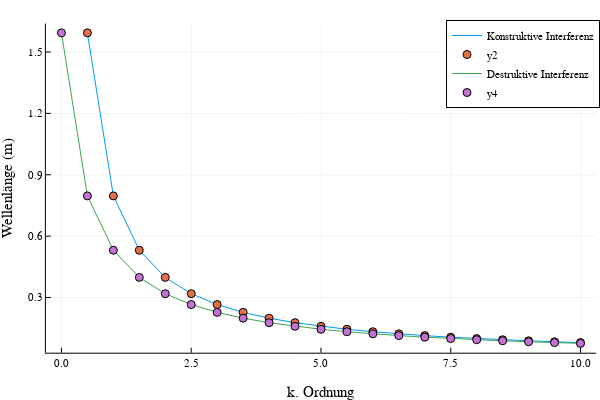

Write notebook code for a chart like this one.
### Code cell
konstr_inteferenz, destr_inteferenz = c ./ f

konstr_inteferenz = d ./ k                  #(k .- 0.5) 
destr_inteferenz = d ./ (k .+ 0.5)

plot(k, konstr_inteferenz, label="Konstruktive Interferenz", xlabel="k. Ordnung", ylabel="Wellenlänge (m)")
scatter!(k, konstr_inteferenz)

plot!(k, destr_inteferenz, label="Destruktive Interferenz")
scatter!(k, destr_inteferenz)

### Figure 1 — Plotly figure (JSON) as saved in the notebook; plotly's stock layout.template omitted (floating-point values rounded to 4 significant figures)
{"data": [{"colorbar": {"len": 0.9143, "title": "", "x": 0.9934, "y": 0.533}, "legendgroup": "Konstruktive Interferenz", "line": {"color": "rgba(0, 154, 250, 1.000)", "dash": "solid", "shape": "linear", "width": 1}, "mode": "lines", "name": "Konstruktive Interferenz", "showlegend": true, "type": "scatter", "x": [0.5, 1, 1.5, 2, 2.5, 3, 3.5, 4, 4.5, 5, 5.5, 6, 6.5, 7, 7.5, 8, 8.5, 9, 9.5, 10], "xaxis": "x", "y": [1.593, 0.7967, 0.5311, 0.3984, 0.3187, 0.2656, 0.2276, 0.1992, 0.177, 0.1593, 0.1449, 0.1328, 0.1226, 0.1138, 0.1062, 0.09959, 0.09373, 0.08852, 0.08387, 0.07967], "yaxis": "y"}, {"colorbar": {"len": 0.9143, "title": "", "x": 0.9934, "y": 0.533}, "legendgroup": "y2", "marker": {"color": "rgba(227, 111, 71, 1.000)", "line": {"color": "rgba(0, 0, 0, 1.000)", "width": 1}, "size": 8, "symbol": "circle"}, "mode": "markers", "name": "y2", "showlegend": true, "type": "scatter", "x": [0.5, 1, 1.5, 2, 2.5, 3, 3.5, 4, 4.5, 5, 5.5, 6, 6.5, 7, 7.5, 8, 8.5, 9, 9.5, 10], "xaxis": "x", "y": [1.593, 0.7967, 0.5311, 0.3984, 0.3187, 0.2656, 0.2276, 0.1992, 0.177, 0.1593, 0.1449, 0.1328, 0.1226, 0.1138, 0.1062, 0.09959, 0.09373, 0.08852, 0.08387, 0.07967], "yaxis": "y"}, {"colorbar": {"len": 0.9143, "title": "", "x": 0.9934, "y": 0.533}, "legendgroup": "Destruktive Interferenz", "line": {"color": "rgba(62, 164, 78, 1.000)", "dash": "solid", "shape": "linear", "width": 1}, "mode": "lines", "name": "Destruktive Interferenz", "showlegend": true, "type": "scatter", "x": [0, 0.5, 1, 1.5, 2, 2.5, 3, 3.5, 4, 4.5, 5, 5.5, 6, 6.5, 7, 7.5, 8, 8.5, 9, 9.5, 10], "xaxis": "x", "y": [1.593, 0.7967, 0.5311, 0.3984, 0.3187, 0.2656, 0.2276, 0.1992, 0.177, 0.1593, 0.1449, 0.1328, 0.1226, 0.1138, 0.1062, 0.09959, 0.09373, 0.08852, 0.08387, 0.07967, 0.07588], "yaxis": "y"}, {"colorbar": {"len": 0.9143, "title": "", "x": 0.9934, "y": 0.533}, "legendgroup": "y4", "marker": {"color": "rgba(195, 113, 210, 1.000)", "line": {"color": "rgba(0, 0, 0, 1.000)", "width": 1}, "size": 8, "symbol": "circle"}, "mode": "markers", "name": "y4", "showlegend": true, "type": "scatter", "x": [0, 0.5, 1, 1.5, 2, 2.5, 3, 3.5, 4, 4.5, 5, 5.5, 6, 6.5, 7, 7.5, 8, 8.5, 9, 9.5, 10], "xaxis": "x", "y": [1.593, 0.7967, 0.5311, 0.3984, 0.3187, 0.2656, 0.2276, 0.1992, 0.177, 0.1593, 0.1449, 0.1328, 0.1226, 0.1138, 0.1062, 0.09959, 0.09373, 0.08852, 0.08387, 0.07967, 0.07588], "yaxis": "y"}], "layout": {"annotations": [], "height": 400, "legend": {"bgcolor": "rgba(255, 255, 255, 1.000)", "bordercolor": "rgba(0, 0, 0, 1.000)", "borderwidth": 1, "font": {"color": "rgba(0, 0, 0, 1.000)", "family": "sans-serif", "size": 11}, "title": {"font": {"color": "rgba(0, 0, 0, 1.000)", "family": "sans-serif", "size": 15}, "text": ""}, "tracegroupgap": 0, "traceorder": "normal", "x": 1, "xanchor": "auto", "y": 1, "yanchor": "auto"}, "margin": {"b": 20, "l": 0, "r": 0, "t": 20}, "paper_bgcolor": "rgba(255, 255, 255, 1.000)", "plot_bgcolor": "rgba(255, 255, 255, 1.000)", "showlegend": true, "width": 600, "xaxis": {"anchor": "y", "domain": [0.07647, 0.9934], "gridcolor": "rgba(0, 0, 0, 0.100)", "gridwidth": 0.5, "linecolor": "rgba(0, 0, 0, 1.000)", "mirror": false, "range": [-0.3, 10.3], "showgrid": true, "showline": true, "showticklabels": true, "tickangle": 0, "tickcolor": "rgb(0, 0, 0)", "tickfont": {"color": "rgba(0, 0, 0, 1.000)", "family": "sans-serif", "size": 11}, "tickmode": "array", "ticks": "inside", "ticktext": ["0.0", "2.5", "5.0", "7.5", "10.0"], "tickvals": [0, 2.5, 5, 7.5, 10], "title": "k. Ordnung", "titlefont": {"color": "rgba(0, 0, 0, 1.000)", "family": "sans-serif", "size": 15}, "type": "-", "visible": true, "zeroline": false, "zerolinecolor": "rgba(0, 0, 0, 1.000)"}, "yaxis": {"anchor": "x", "domain": [0.07581, 0.9902], "gridcolor": "rgba(0, 0, 0, 0.100)", "gridwidth": 0.5, "linecolor": "rgba(0, 0, 0, 1.000)", "mirror": false, "range": [0.03035, 1.639], "showgrid": true, "showline": true, "showticklabels": true, "tickangle": 0, "tickcolor": "rgb(0, 0, 0)", "tickfont": {"color": "rgba(0, 0, 0, 1.000)", "family": "sans-serif", "size": 11}, "tickmode": "array", "ticks": "inside", "ticktext": ["0.3", "0.6", "0.9", "1.2", "1.5"], "tickvals": [0.3, 0.6, 0.9, 1.2, 1.5], "title": "Wellenlänge (m)", "titlefont": {"color": "rgba(0, 0, 0, 1.000)", "family": "sans-serif", "size": 15}, "type": "-", "visible": true, "zeroline": false, "zerolinecolor": "rgba(0, 0, 0, 1.000)"}}}
